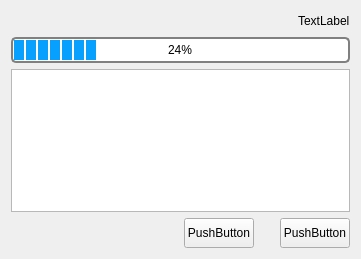
<?xml version="1.0" encoding="UTF-8"?>
<ui version="4.0">
 <class>ScanProgess</class>
 <widget class="QWidget" name="ScanProgess">
  <property name="geometry">
   <rect>
    <x>0</x>
    <y>0</y>
    <width>361</width>
    <height>259</height>
   </rect>
  </property>
  <property name="windowTitle">
   <string>Form</string>
  </property>
  <layout class="QGridLayout" name="gridLayout">
   <item row="0" column="0">
    <layout class="QVBoxLayout" name="verticalLayout">
     <item>
      <layout class="QHBoxLayout" name="horizontalLayout_2">
       <item>
        <spacer name="horizontalSpacer_3">
         <property name="orientation">
          <enum>Qt::Horizontal</enum>
         </property>
         <property name="sizeHint" stdset="0">
          <size>
           <width>40</width>
           <height>20</height>
          </size>
         </property>
        </spacer>
       </item>
       <item>
        <widget class="QLabel" name="label">
         <property name="text">
          <string>TextLabel</string>
         </property>
        </widget>
       </item>
      </layout>
     </item>
     <item>
      <widget class="QProgressBar" name="progressBar">
       <property name="styleSheet">
        <string notr="true"> QProgressBar {
     border: 2px solid grey;
     border-radius: 5px;
     text-align: center;
 }
QProgressBar::chunk {
     background-color: rgb(7, 160, 255);
     width: 10px;
     margin: 0.5px;
 } </string>
       </property>
       <property name="value">
        <number>24</number>
       </property>
      </widget>
     </item>
     <item>
      <widget class="QTextBrowser" name="textBrowser">
       <property name="styleSheet">
        <string notr="true"/>
       </property>
      </widget>
     </item>
     <item>
      <layout class="QHBoxLayout" name="horizontalLayout">
       <item>
        <spacer name="horizontalSpacer_2">
         <property name="orientation">
          <enum>Qt::Horizontal</enum>
         </property>
         <property name="sizeHint" stdset="0">
          <size>
           <width>40</width>
           <height>20</height>
          </size>
         </property>
        </spacer>
       </item>
       <item>
        <widget class="QPushButton" name="pushButton_2">
         <property name="minimumSize">
          <size>
           <width>70</width>
           <height>30</height>
          </size>
         </property>
         <property name="maximumSize">
          <size>
           <width>70</width>
           <height>30</height>
          </size>
         </property>
         <property name="text">
          <string>PushButton</string>
         </property>
        </widget>
       </item>
       <item>
        <spacer name="horizontalSpacer">
         <property name="orientation">
          <enum>Qt::Horizontal</enum>
         </property>
         <property name="sizeType">
          <enum>QSizePolicy::Fixed</enum>
         </property>
         <property name="sizeHint" stdset="0">
          <size>
           <width>20</width>
           <height>20</height>
          </size>
         </property>
        </spacer>
       </item>
       <item>
        <widget class="QPushButton" name="pushButton">
         <property name="minimumSize">
          <size>
           <width>70</width>
           <height>30</height>
          </size>
         </property>
         <property name="maximumSize">
          <size>
           <width>70</width>
           <height>30</height>
          </size>
         </property>
         <property name="styleSheet">
          <string notr="true"/>
         </property>
         <property name="text">
          <string>PushButton</string>
         </property>
        </widget>
       </item>
      </layout>
     </item>
    </layout>
   </item>
  </layout>
 </widget>
 <resources/>
 <connections/>
</ui>
